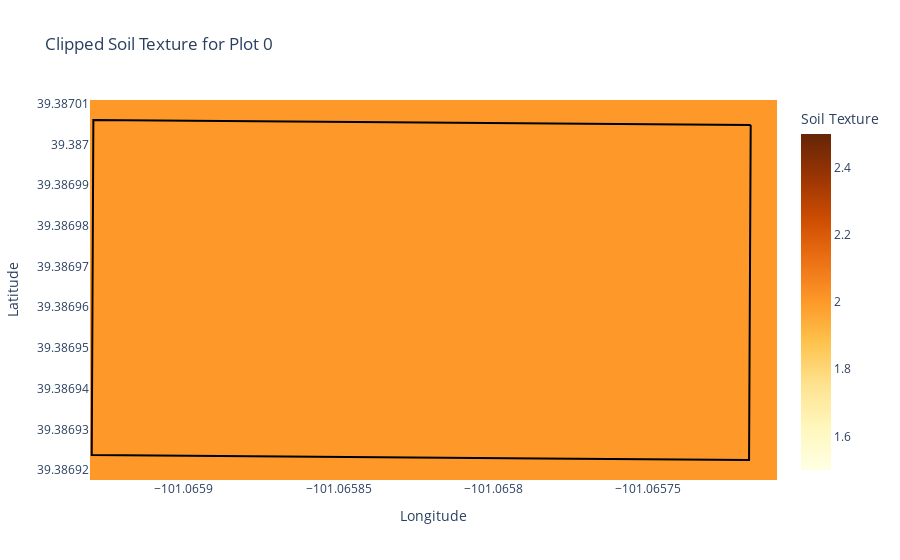

The code cell stored with this chart in its notebook:
### Code cell
# Plot EC Shallow
fig.add_trace(go.Heatmap(
    z=soil_texture_clipped.values,
    x=soil_texture_clipped.coords['x'].values,
    y=soil_texture_clipped.coords['y'].values,
    colorscale="ylorbr",
    colorbar=dict(title="Soil Texture"),
    zsmooth="best"))

# Add plot boundary outline
boundary_x, boundary_y = list(selected_boundary.geometry.iloc[0].exterior.xy[0]), list(selected_boundary.geometry.iloc[0].exterior.xy[1])
fig.add_trace(go.Scatter(
    x=boundary_x,
    y=boundary_y,
    mode="lines",
    line=dict(color="black", width=2),
    name="Plot Boundary"))

# Update layout
fig.update_layout(
    title=f"Clipped Soil Texture for Plot {selected_plot}",
    xaxis_title="Longitude",
    yaxis_title="Latitude",
    template="plotly_white")

### Figure 1 — Plotly figure (JSON) as saved in the notebook; plotly's stock layout.template omitted (floating-point values rounded to 4 significant figures; data arrays with more than 128 entries replaced by an {"elided": "..."} marker saying what was removed)
{"data": [{"colorbar": {"title": {"text": "Soil Texture"}}, "colorscale": [[0, "rgb(255,255,229)"], [0.125, "rgb(255,247,188)"], [0.25, "rgb(254,227,145)"], [0.375, "rgb(254,196,79)"], [0.5, "rgb(254,153,41)"], [0.625, "rgb(236,112,20)"], [0.75, "rgb(204,76,2)"], [0.875, "rgb(153,52,4)"], [1, "rgb(102,37,6)"]], "type": "heatmap", "x": [-101.1, -101.1, -101.1, -101.1, -101.1, -101.1, -101.1, -101.1, -101.1, -101.1, -101.1, -101.1, -101.1, -101.1, -101.1, -101.1, -101.1, -101.1, -101.1, -101.1, -101.1, -101.1, -101.1], "y": [39.39, 39.39, 39.39, 39.39, 39.39, 39.39, 39.39, 39.39, 39.39, 39.39], "z": {"elided": "10x23 int values"}, "zsmooth": "best"}, {"line": {"color": "black", "width": 2}, "mode": "lines", "name": "Plot Boundary", "type": "scatter", "x": [-101.1, -101.1, -101.1, -101.1, -101.1, -101.1, -101.1, -101.1, -101.1], "y": [39.39, 39.39, 39.39, 39.39, 39.39, 39.39, 39.39, 39.39, 39.39]}], "layout": {"title": {"text": "Clipped Soil Texture for Plot 0"}, "xaxis": {"title": {"text": "Longitude"}}, "yaxis": {"title": {"text": "Latitude"}}}}
